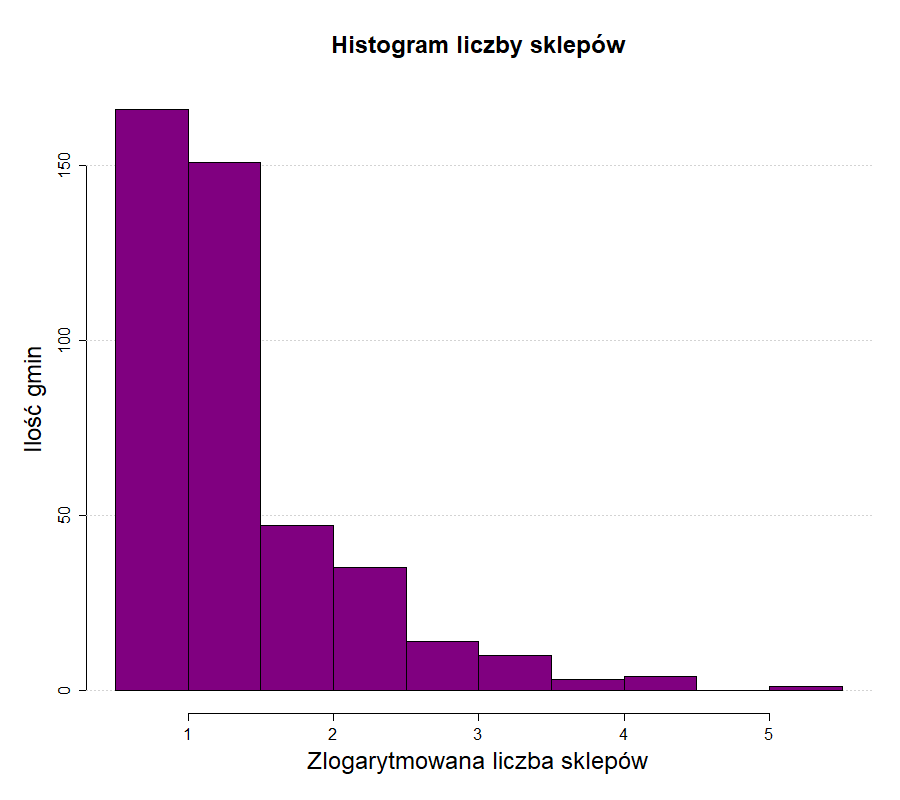

The R source for this figure:
library(RSQLite)

mydb <- dbConnect(RSQLite::SQLite(), "C:/Moje/Wykłady - notatki/3 semestr/Rachunek Prawdopodobieństwa i Statystyka/Website-reading/Database/shops.db")
shops_number <- dbGetQuery(mydb,'SELECT liczba_sklepow FROM liczba_sklepow WHERE liczba_sklepow > 1')
dbDisconnect(mydb)

png(file='Histogram_shops_greater_one_log.png', width=900, height = 800)

par(mar = c(6,6,6,2))

hist(log(shops_number$liczba_sklepow), main="Histogram liczby sklepów", 
     xlab="Zlogarytmowana liczba sklepów",
     ylab = "Ilość gmin", col='#800080', cex.main=2, cex.lab = 2, cex.axis = 1.3)
grid(nx=NA, ny=NULL)
hist(log(shops_number$liczba_sklepow), main="Histogram liczby sklepów", 
     xlab="Zlogarytmowana liczba sklepów", add=T,
     ylab = "Ilość gmin", col='#800080', cex.main=2, cex.lab = 2, cex.axis = 1.3)

dev.off()
